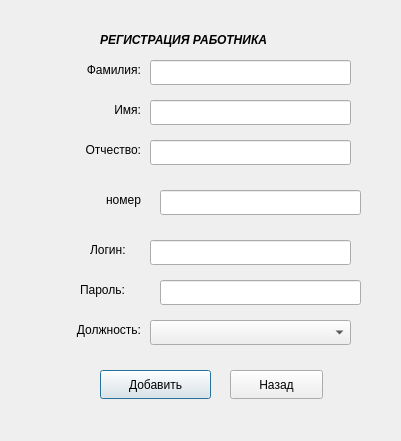
<?xml version="1.0" encoding="UTF-8"?>
<ui version="4.0">
 <class>RegistrRab17</class>
 <widget class="QDialog" name="RegistrRab17">
  <property name="geometry">
   <rect>
    <x>0</x>
    <y>0</y>
    <width>401</width>
    <height>441</height>
   </rect>
  </property>
  <property name="windowTitle">
   <string>Dialog</string>
  </property>
  <widget class="QLabel" name="label_8">
   <property name="geometry">
    <rect>
     <x>80</x>
     <y>280</y>
     <width>61</width>
     <height>20</height>
    </rect>
   </property>
   <property name="layoutDirection">
    <enum>Qt::LeftToRight</enum>
   </property>
   <property name="text">
    <string>Пароль:</string>
   </property>
  </widget>
  <widget class="QLineEdit" name="lineEdit_4">
   <property name="geometry">
    <rect>
     <x>160</x>
     <y>190</y>
     <width>201</width>
     <height>25</height>
    </rect>
   </property>
  </widget>
  <widget class="QLineEdit" name="lineEdit">
   <property name="geometry">
    <rect>
     <x>150</x>
     <y>60</y>
     <width>201</width>
     <height>25</height>
    </rect>
   </property>
  </widget>
  <widget class="QPushButton" name="pushButton">
   <property name="geometry">
    <rect>
     <x>100</x>
     <y>370</y>
     <width>111</width>
     <height>29</height>
    </rect>
   </property>
   <property name="text">
    <string>Добавить</string>
   </property>
  </widget>
  <widget class="QLineEdit" name="lineEdit_5">
   <property name="geometry">
    <rect>
     <x>150</x>
     <y>240</y>
     <width>201</width>
     <height>25</height>
    </rect>
   </property>
  </widget>
  <widget class="QLineEdit" name="lineEdit_3">
   <property name="geometry">
    <rect>
     <x>150</x>
     <y>140</y>
     <width>201</width>
     <height>25</height>
    </rect>
   </property>
  </widget>
  <widget class="QPushButton" name="pushButton_2">
   <property name="geometry">
    <rect>
     <x>230</x>
     <y>370</y>
     <width>93</width>
     <height>29</height>
    </rect>
   </property>
   <property name="text">
    <string>Назад</string>
   </property>
  </widget>
  <widget class="QLineEdit" name="lineEdit_2">
   <property name="geometry">
    <rect>
     <x>150</x>
     <y>100</y>
     <width>201</width>
     <height>25</height>
    </rect>
   </property>
  </widget>
  <widget class="QLabel" name="label_7">
   <property name="geometry">
    <rect>
     <x>90</x>
     <y>240</y>
     <width>51</width>
     <height>20</height>
    </rect>
   </property>
   <property name="layoutDirection">
    <enum>Qt::LeftToRight</enum>
   </property>
   <property name="text">
    <string>Логин:</string>
   </property>
  </widget>
  <widget class="QLabel" name="label">
   <property name="geometry">
    <rect>
     <x>100</x>
     <y>30</y>
     <width>371</width>
     <height>20</height>
    </rect>
   </property>
   <property name="font">
    <font>
     <italic>true</italic>
     <bold>true</bold>
    </font>
   </property>
   <property name="text">
    <string>РЕГИСТРАЦИЯ РАБОТНИКА</string>
   </property>
  </widget>
  <widget class="QLabel" name="label_9">
   <property name="geometry">
    <rect>
     <x>70</x>
     <y>140</y>
     <width>71</width>
     <height>20</height>
    </rect>
   </property>
   <property name="layoutDirection">
    <enum>Qt::LeftToRight</enum>
   </property>
   <property name="text">
    <string>&lt;html&gt;&lt;head/&gt;&lt;body&gt;&lt;p align=&quot;right&quot;&gt;Отчество:&lt;/p&gt;&lt;/body&gt;&lt;/html&gt;</string>
   </property>
  </widget>
  <widget class="QLabel" name="label_10">
   <property name="geometry">
    <rect>
     <x>80</x>
     <y>100</y>
     <width>61</width>
     <height>20</height>
    </rect>
   </property>
   <property name="layoutDirection">
    <enum>Qt::LeftToRight</enum>
   </property>
   <property name="text">
    <string>&lt;html&gt;&lt;head/&gt;&lt;body&gt;&lt;p align=&quot;right&quot;&gt;Имя:&lt;/p&gt;&lt;/body&gt;&lt;/html&gt;</string>
   </property>
  </widget>
  <widget class="QLabel" name="label_11">
   <property name="geometry">
    <rect>
     <x>50</x>
     <y>60</y>
     <width>91</width>
     <height>20</height>
    </rect>
   </property>
   <property name="layoutDirection">
    <enum>Qt::LeftToRight</enum>
   </property>
   <property name="text">
    <string>&lt;html&gt;&lt;head/&gt;&lt;body&gt;&lt;p align=&quot;right&quot;&gt;Фамилия:&lt;/p&gt;&lt;/body&gt;&lt;/html&gt;</string>
   </property>
  </widget>
  <widget class="QLabel" name="label_12">
   <property name="geometry">
    <rect>
     <x>50</x>
     <y>320</y>
     <width>91</width>
     <height>20</height>
    </rect>
   </property>
   <property name="layoutDirection">
    <enum>Qt::LeftToRight</enum>
   </property>
   <property name="text">
    <string>&lt;html&gt;&lt;head/&gt;&lt;body&gt;&lt;p align=&quot;right&quot;&gt;Должность:&lt;/p&gt;&lt;/body&gt;&lt;/html&gt;</string>
   </property>
  </widget>
  <widget class="QComboBox" name="comboBox">
   <property name="geometry">
    <rect>
     <x>150</x>
     <y>320</y>
     <width>201</width>
     <height>25</height>
    </rect>
   </property>
   <item>
    <property name="text">
     <string/>
    </property>
   </item>
   <item>
    <property name="text">
     <string>Operator</string>
    </property>
   </item>
   <item>
    <property name="text">
     <string>Buhgalter</string>
    </property>
   </item>
  </widget>
  <widget class="QLabel" name="label_13">
   <property name="geometry">
    <rect>
     <x>70</x>
     <y>190</y>
     <width>71</width>
     <height>20</height>
    </rect>
   </property>
   <property name="layoutDirection">
    <enum>Qt::LeftToRight</enum>
   </property>
   <property name="text">
    <string>&lt;html&gt;&lt;head/&gt;&lt;body&gt;&lt;p align=&quot;right&quot;&gt;номер&lt;/p&gt;&lt;/body&gt;&lt;/html&gt;</string>
   </property>
  </widget>
  <widget class="QLineEdit" name="lineEdit_6">
   <property name="geometry">
    <rect>
     <x>160</x>
     <y>280</y>
     <width>201</width>
     <height>25</height>
    </rect>
   </property>
  </widget>
 </widget>
 <resources/>
 <connections/>
</ui>
